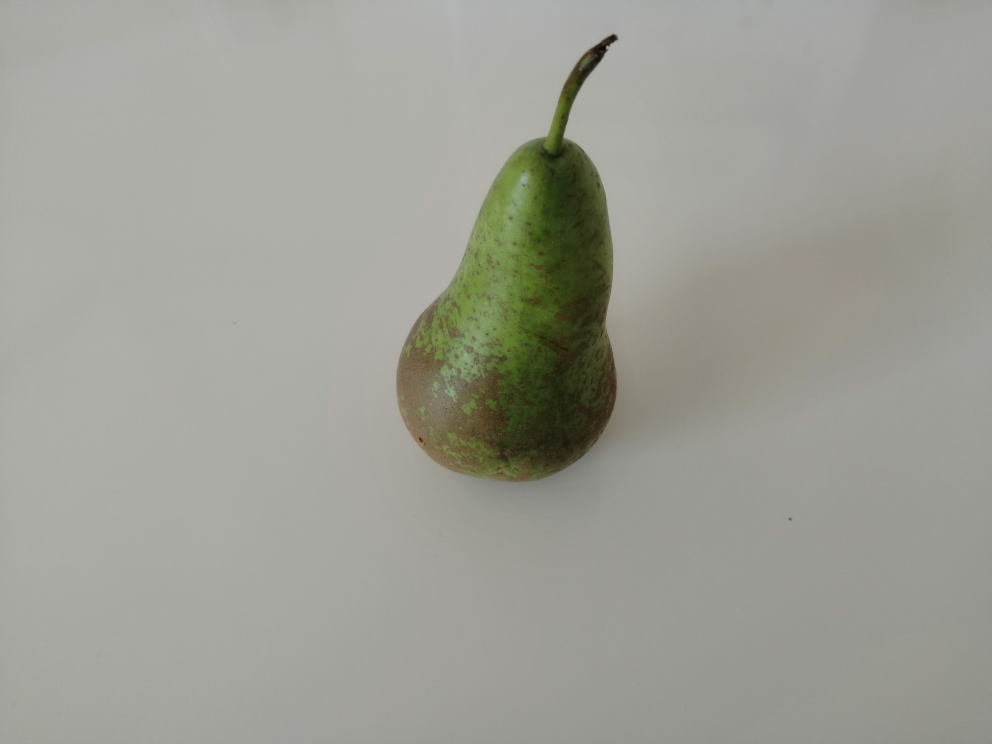
#> input picture raw_images/pear/01_00_pear.jpg, 3968 x 2976 px, found by its file name (shown at 1/4 size)
$ python 'Code Banaan cropped canny rect.py'   (older library calls are emulated)
#> lines starting #> are read from the running program, lines starting #| are printed output that depends on the picture; after the words box and inside, x2 and y2 are one past the last pixel; in counts of white or black regions, pixels touching at a corner belong together
# -*- coding: utf-8 -*-
"""
Created on Wed Sep  2 22:55:30 2020

@author: quint
"""
import cv2
import numpy as np
import glob
from utilities.Sliders import Sliders

imagebanaan = cv2.imread('..\\raw_images\\pear\\01_00_pear.jpg')
#> imagebanaan is the input picture: shape (2976, 3968, 3); mean B, G, R 149, 157.6, 157.1

#Resize image
scale_percent = 40
width = int(imagebanaan.shape[1] * scale_percent / 100)
#> width = 1587
height = int(imagebanaan.shape[0] * scale_percent / 100)
#> height = 1190
dim = (width, height)
#> dim = (1587, 1190)
image = cv2.resize(imagebanaan, dim, interpolation = cv2.INTER_AREA)
image_copy = image
image2 = cv2.cvtColor(image_copy, cv2.COLOR_BGR2GRAY)
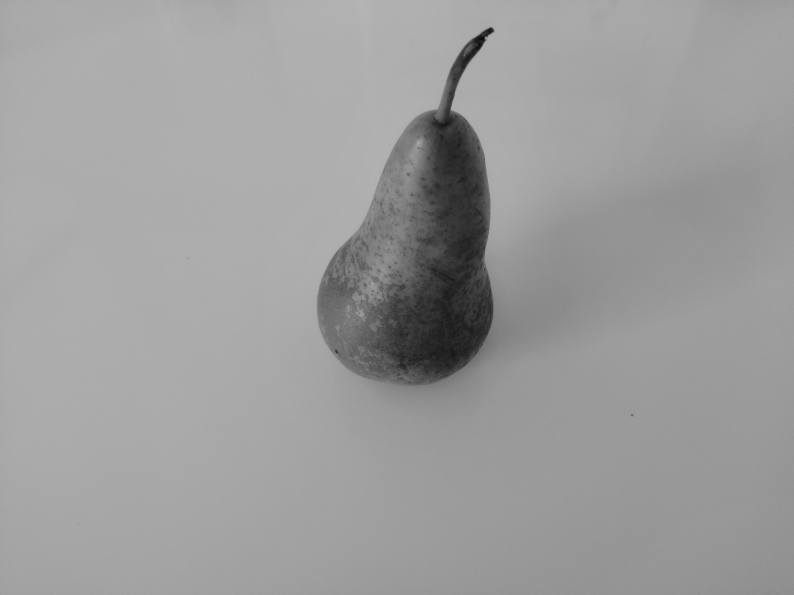
#> image2: shape (1190, 1587) (shown at 1/2 size); min 10, max 181, mean 156.4

def auto_canny(image, sigma = 0.35):
    # compute the mediam of the single channel pixel intensities
#> called with sigma = 500
    v = np.median(image)
#> v = 162

    # apply automatic Canny edge detection using the computed median
    lower = int(max(0, (1.0 - sigma) * v))
#> lower = 0
    upper = int(min(255, (1.0 + sigma) *v))
#> upper = 255
    edged = cv2.Canny(image, lower, upper)
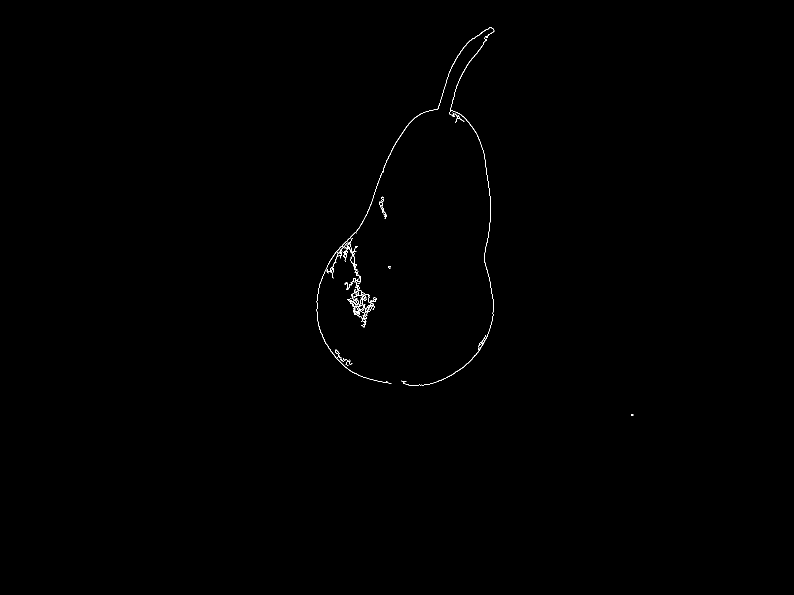
#> edged: shape (1190, 1587) (shown at 1/2 size); 0.21% white in thin lines or dots, all inside (x1, y1, x2, y2) = (633, 54, 1267, 832)

    # return edged image
    return edged

#sliders = Sliders("sliders", 1)
#Preprocessing
imgray = cv2.cvtColor(image_copy, cv2.COLOR_BGR2GRAY)
blur = cv2.bilateralFilter(imgray, 2, 2, 1)
#img = cv2.Canny(blur,5,8)
wide = auto_canny(blur, 500)
tight = auto_canny(blur, 500)
auto = auto_canny(blur)
#> call 3 of auto_canny, with sigma = 0.35
#> in auto_canny (call 3), `lower = int(max(0, (1.0 - sigma) * v))`: lower = 105
#> in auto_canny (call 3), `upper = int(min(255, (1.0 + sigma) *v))`: upper = 218
#> in auto_canny (call 3), `edged = cv2.Canny(image, lower, upper)`:
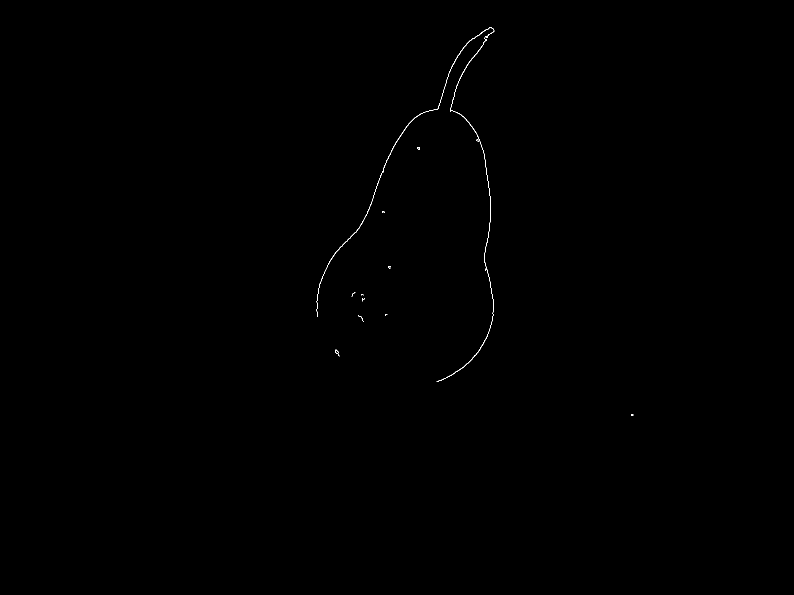
#> edged: shape (1190, 1587) (shown at 1/2 size); 0.1% white in thin lines or dots, all inside (x1, y1, x2, y2) = (633, 54, 1267, 832)
#Find Contours
ret, thresh = cv2.threshold(tight, 40, 40, 2 )
im2, contours, hierarchy = cv2.findContours(thresh, cv2.RETR_TREE, cv2.CHAIN_APPROX_NONE)
#> contours = 47 contours, 34 with area under 20; largest, box (x1, y1, x2, y2) and area: (686, 476, 754, 655) 1190, (633, 54, 989, 772) 616, (724, 588, 747, 625) 348, (709, 617, 732, 645) 186, (701, 508, 710, 533) 112

# Now crop

#Post image
#> (the run stopped early here; a loop or call above may not have finished)

$ run again, with raw_images/pear/01_01_pear.jpg copied over raw_images/pear/01_00_pear.jpg
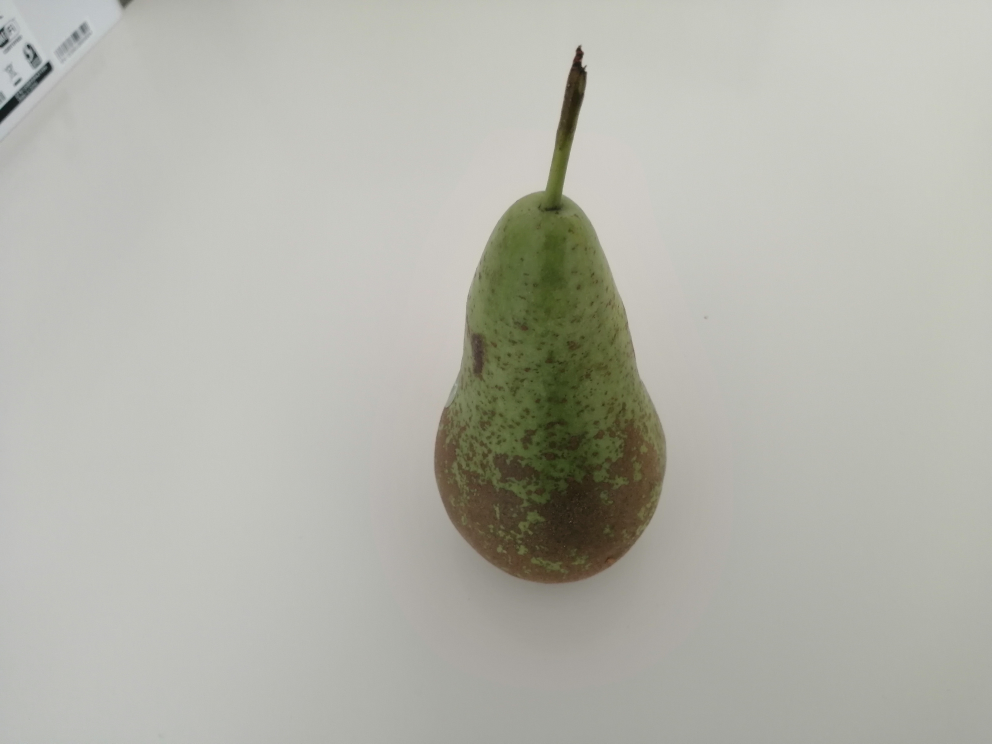
#> input picture raw_images/pear/01_01_pear.jpg, 3968 x 2976 px, found by its file name (shown at 1/4 size)
#> imagebanaan is the input picture: shape (2976, 3968, 3); mean B, G, R 170.9, 179.6, 179.3
#> v = 191
#> lower = 0
#> upper = 255
#> in auto_canny, `edged = cv2.Canny(image, lower, upper)`:
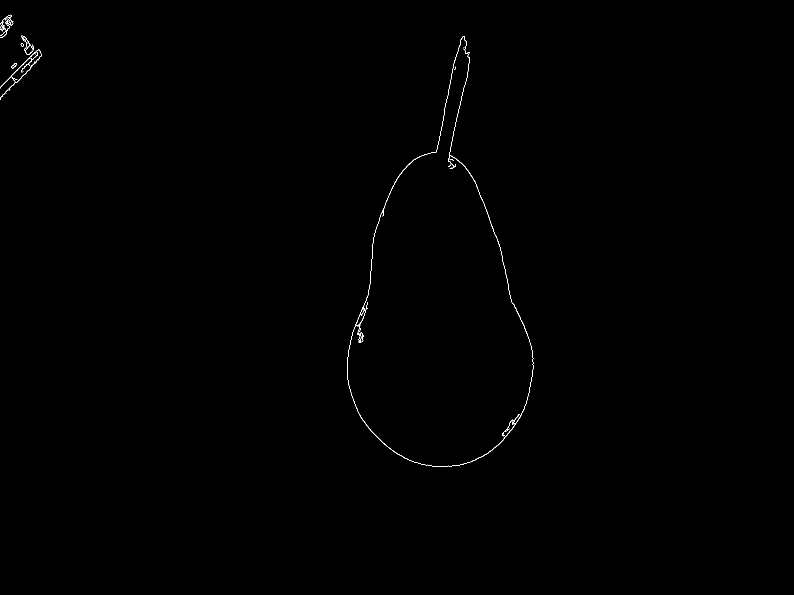
#> edged: shape (1190, 1587) (shown at 1/2 size); 0.19% white in thin lines or dots, all inside (x1, y1, x2, y2) = (0, 29, 1067, 934)
#> lower = 124
#> in auto_canny (call 3), `edged = cv2.Canny(image, lower, upper)`:
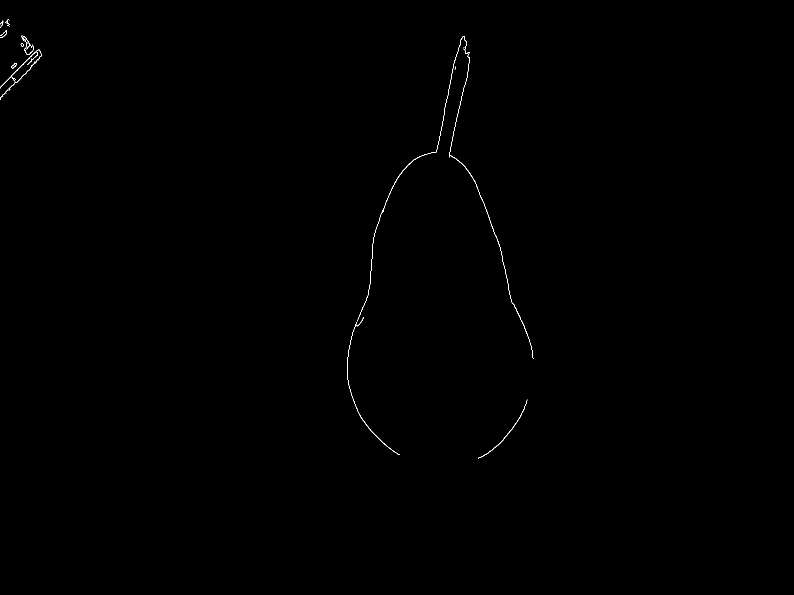
#> edged: shape (1190, 1587) (shown at 1/2 size); 0.15% white in thin lines or dots, all inside (x1, y1, x2, y2) = (0, 39, 1067, 917)
#> contours = 22 contours, 10 with area under 20; largest, box (x1, y1, x2, y2) and area: (694, 72, 1067, 934) 450, (43, 71, 68, 110) 210, (50, 90, 67, 110) 167, (0, 98, 83, 200) 136, (23, 126, 34, 137) 50

$ run again, with raw_images/pear/01_02_pear.jpg copied over raw_images/pear/01_00_pear.jpg
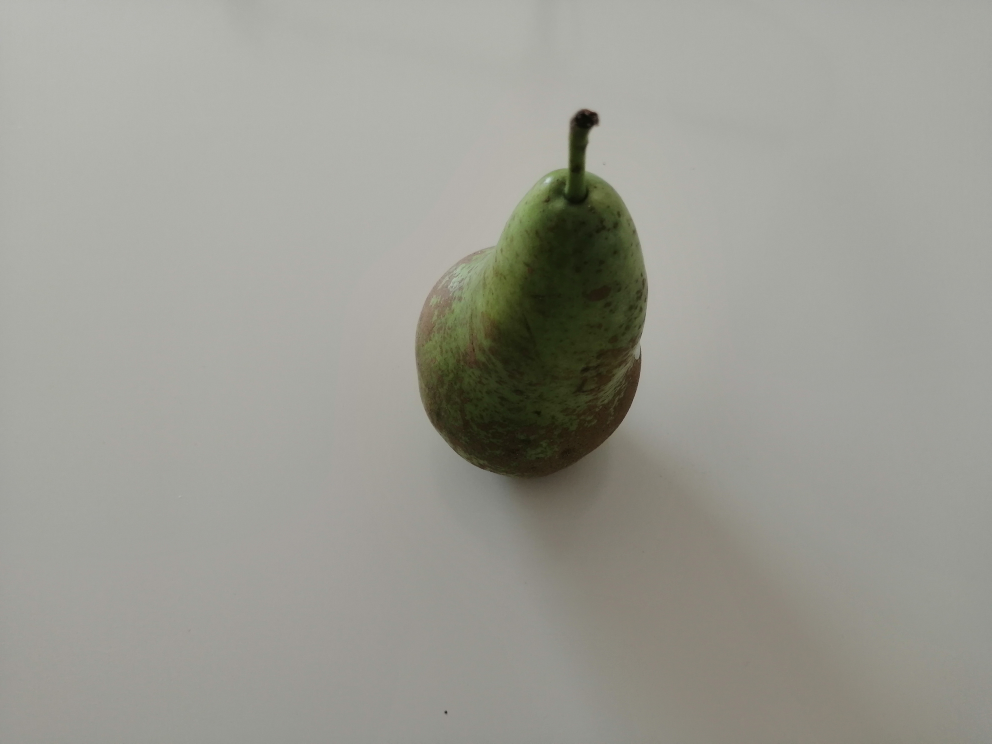
#> input picture raw_images/pear/01_02_pear.jpg, 3968 x 2976 px, found by its file name (shown at 1/4 size)
#> imagebanaan is the input picture: shape (2976, 3968, 3); mean B, G, R 146.6, 154.6, 154.9
#> v = 162
#> lower = 0
#> upper = 255
#> in auto_canny, `edged = cv2.Canny(image, lower, upper)`:
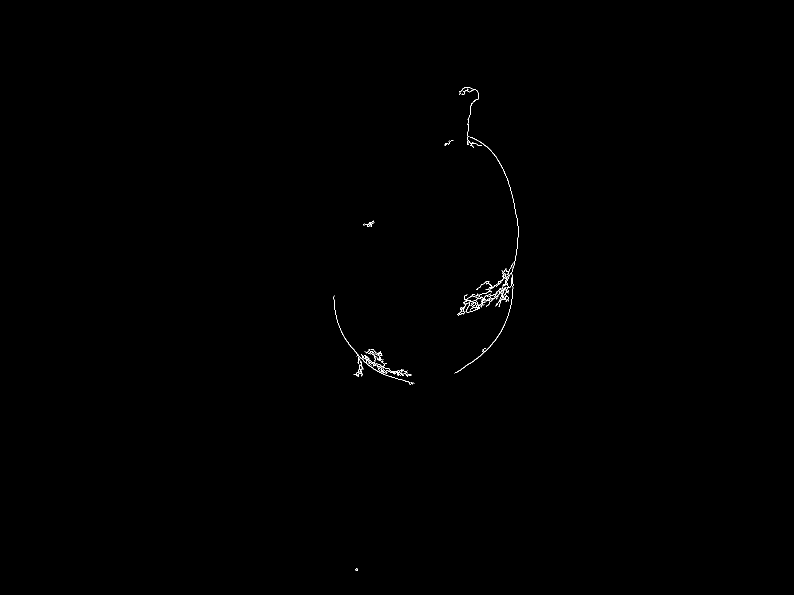
#> edged: shape (1190, 1587) (shown at 1/2 size); 0.17% white in thin lines or dots, all inside (x1, y1, x2, y2) = (667, 174, 1037, 1142)
#> lower = 105
#> upper = 218
#> in auto_canny (call 3), `edged = cv2.Canny(image, lower, upper)`:
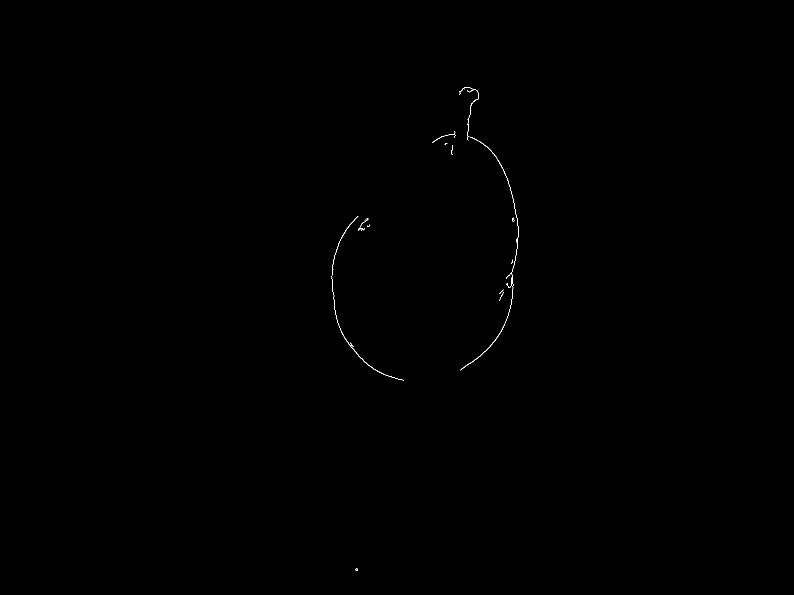
#> edged: shape (1190, 1587) (shown at 1/2 size); 0.09% white in thin lines or dots, all inside (x1, y1, x2, y2) = (663, 174, 1037, 1142)
#> contours = 41 contours, 32 with area under 20; largest, box (x1, y1, x2, y2) and area: (915, 555, 1024, 631) 368, (667, 591, 829, 769) 366, (978, 579, 1005, 599) 150, (909, 274, 1037, 747) 139, (952, 525, 1027, 595) 112

$ run again, with raw_images/pear/01_03_pear.jpg copied over raw_images/pear/01_00_pear.jpg
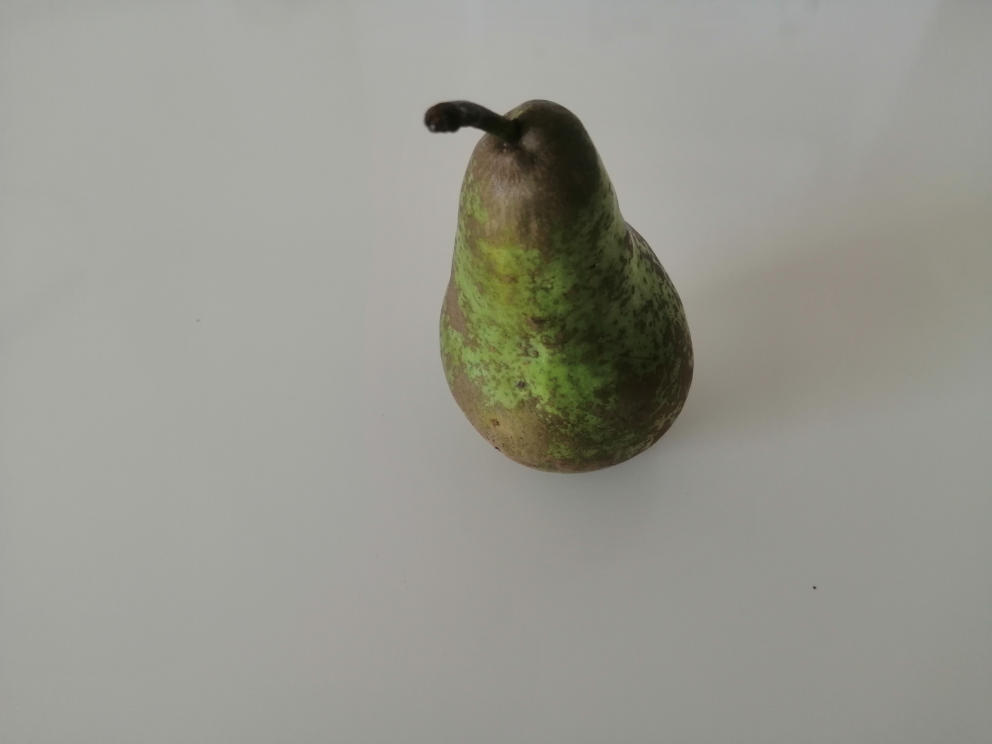
#> input picture raw_images/pear/01_03_pear.jpg, 3968 x 2976 px, found by its file name (shown at 1/4 size)
#> imagebanaan is the input picture: shape (2976, 3968, 3); mean B, G, R 142.5, 151, 151.1
#> v = 159
#> lower = 0
#> upper = 255
#> in auto_canny, `edged = cv2.Canny(image, lower, upper)`:
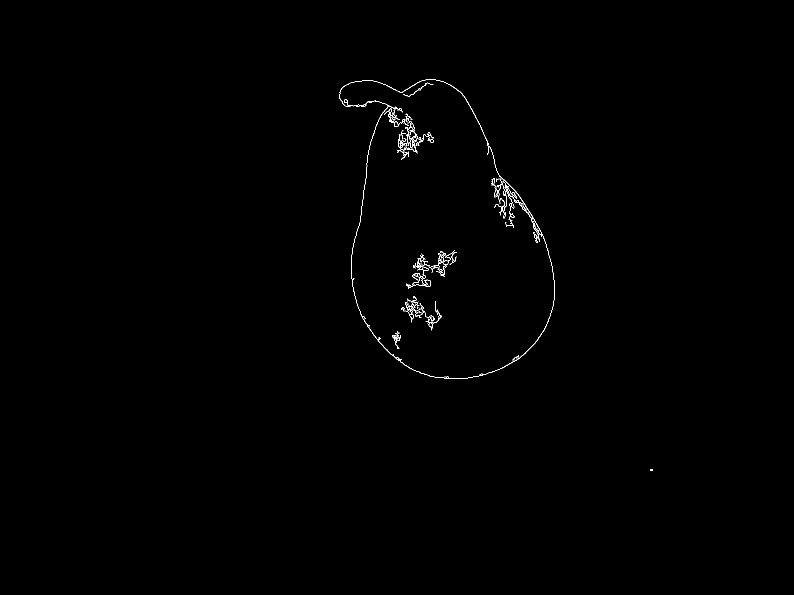
#> edged: shape (1190, 1587) (shown at 1/2 size); 0.32% white in thin lines or dots, all inside (x1, y1, x2, y2) = (678, 159, 1305, 942)
#> lower = 103
#> upper = 214
#> in auto_canny (call 3), `edged = cv2.Canny(image, lower, upper)`:
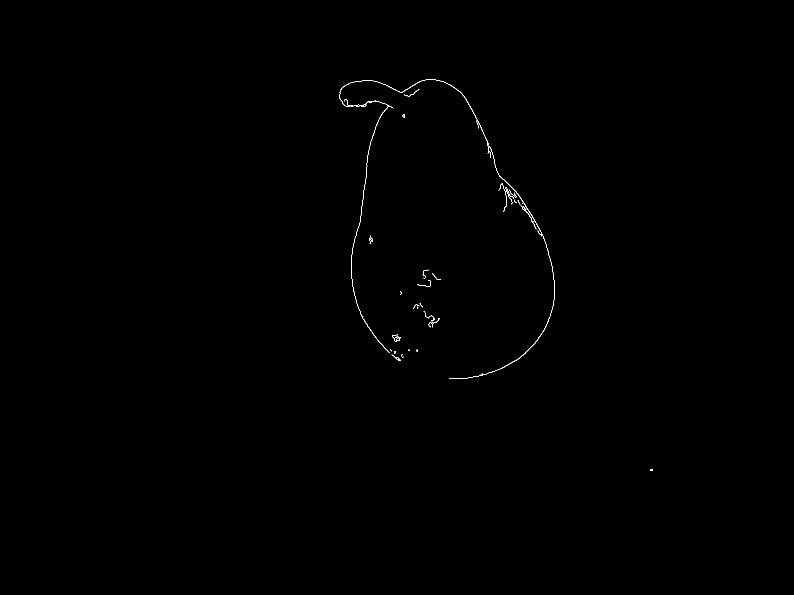
#> edged: shape (1190, 1587) (shown at 1/2 size); 0.15% white in thin lines or dots, all inside (x1, y1, x2, y2) = (678, 159, 1305, 942)
#> contours = 71 contours, 40 with area under 20; largest, box (x1, y1, x2, y2) and area: (702, 201, 868, 722) 852, (812, 500, 914, 578) 630, (982, 356, 1014, 437) 524, (997, 367, 1014, 415) 392, (800, 292, 1110, 758) 371
